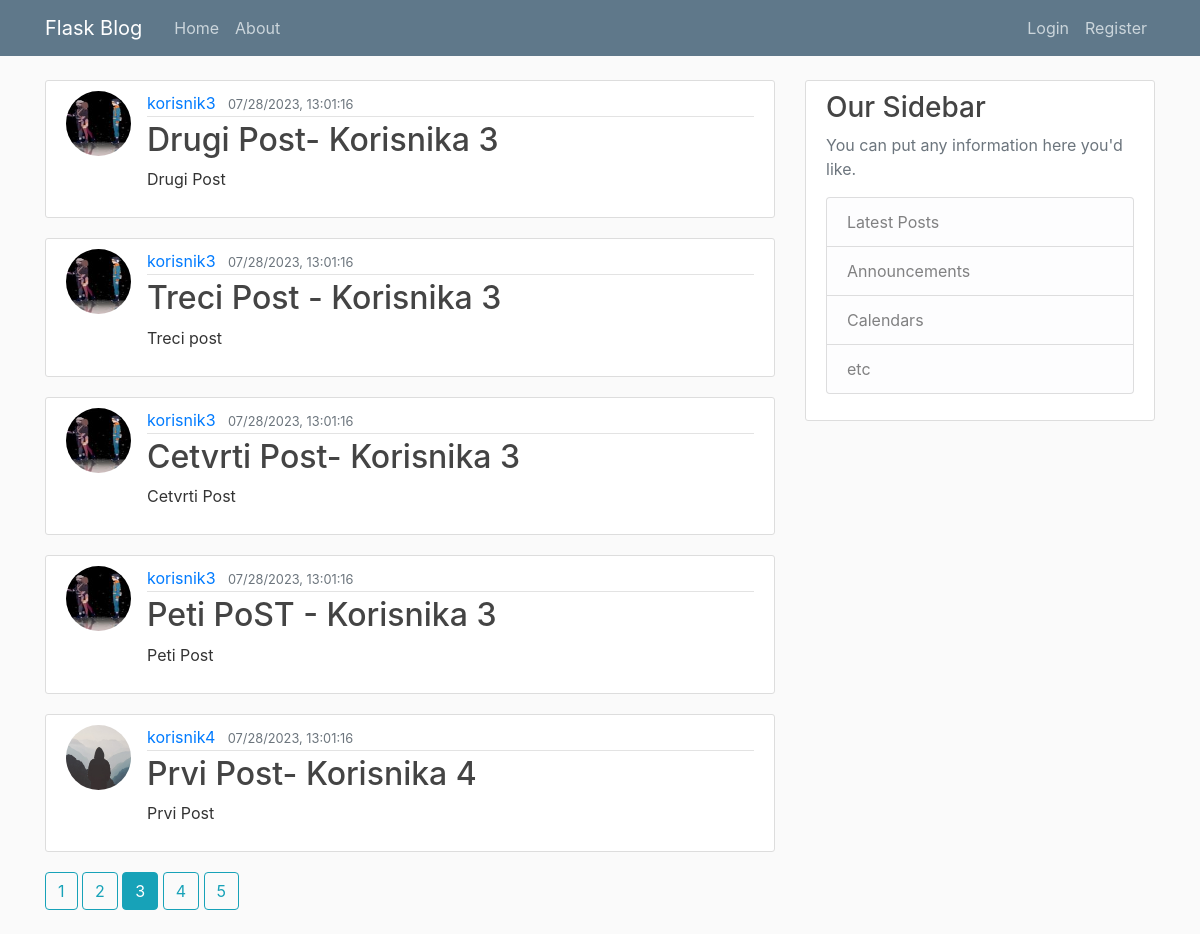
Screenshot of /home?page=3 with the database file from the repository.
### flask_blog/models.py (models this page shows, shortened)
class Post(db.Model):
    id=db.Column(db.Integer,primary_key=True)
    title=db.Column(db.String(100),nullable=False)
    date_posted=db.Column(db.DateTime,nullable=False,default=datetime.utcnow())
    content=db.Column(db.Text,nullable=False)
    user_id=db.Column(db.Integer,db.ForeignKey("user.id"),nullable=False)

class User(db.Model,UserMixin):
    id=db.Column(db.Integer,primary_key=True)
    username=db.Column(db.String(20),unique=True,nullable=False)
    email=db.Column(db.String(120),unique=True,nullable=False)
    image_file=db.Column(db.String(20),nullable=False,default='default.jpg')
    password=db.Column(db.String(60),nullable=False)
    posts=db.relationship("Post",backref="author",lazy=True)

### flask_blog/main/routes.py (the view)
@main.route("/")
@main.route("/home")
def home():
    page=request.args.get("page",1,type=int)
    posts=Post.query.order_by(Post.date_posted.desc()).paginate(page=page,per_page=5)
    return render_template('home.html', posts=posts)

### flask_blog/templates/home.html
{% extends "layout.html" %}
{% block content %}
{% for post in posts.items %}
<article class="media content-section">
    <img class="rounded-circle article-img "
        src="{{url_for('static',filename='profile_pics/'+ post.author.image_file)}}" alt="">
    <div class="media-body">
        <div class="article-metadata">
            <a class="mr-2" href="{{url_for('users.user_posts',username=post.author.username)}}">{{ post.author.username
                }}</a>
            <small class="text-muted">{{ post.date_posted.strftime("%m/%d/%Y, %H:%M:%S") }}</small>
        </div>
        <h2><a class="article-title" href="{{url_for('posts.post',post_id=post.id)}}">{{ post.title }}</a></h2>
        <p class="article-content">{{ post.content }}</p>
    </div>
</article>
{% endfor %}
{% for page_num in posts.iter_pages(left_edge=1, right_edge=1, left_current=1,right_current=2)%}
{% if page_num %}
{% if posts.page==page_num %}
<a class="btn btn-info mb-4" href="{{url_for('main.home',page=page_num)}}">{{page_num}}</a>
{% else %}
<a class="btn btn-outline-info mb-4" href="{{url_for('main.home',page=page_num)}}">{{page_num}}</a>
{% endif %}
{% else %}
...
{% endif %}
{% endfor %}
{% endblock content %}

### flask_blog/static/main.css (style rules this page uses)
body { background: #fafafa; color: #333333; margin-top: 5rem; }
h1, h2, h3, h4, h5, h6 { color: #444444; }
.content-section { background: #ffffff; padding: 10px 20px; border: 1px solid #dddddd; border-radius: 3px; margin-bottom: 20px; }
.article-title { color: #444444; }
.article-content { white-space: pre-line; }
.article-img { height: 65px; width: 65px; margin-right: 16px; }
.article-metadata { padding-bottom: 1px; margin-bottom: 4px; border-bottom: 1px solid #e3e3e3 }

### rows the page displays
Post: image_file (picture), author.username "korisnik3", date_posted "07/28/2023, 13:01:16", title "Drugi Post- Korisnika 3", content "Drugi Post"
Post: image_file (picture), author.username "korisnik3", date_posted "07/28/2023, 13:01:16", title "Treci Post - Korisnika 3", content "Treci post"
Post: image_file (picture), author.username "korisnik3", date_posted "07/28/2023, 13:01:16", title "Cetvrti Post- Korisnika 3", content "Cetvrti Post"
Post: image_file (picture), author.username "korisnik3", date_posted "07/28/2023, 13:01:16", title "Peti PoST - Korisnika 3", content "Peti Post"
Post: image_file (placeholder picture), author.username "korisnik4", date_posted "07/28/2023, 13:01:16", title "Prvi Post- Korisnika 4", content "Prvi Post"

### other values shown
{{ page_num }} "1" "2" "4" "5"
{{ page_num }} "3"
